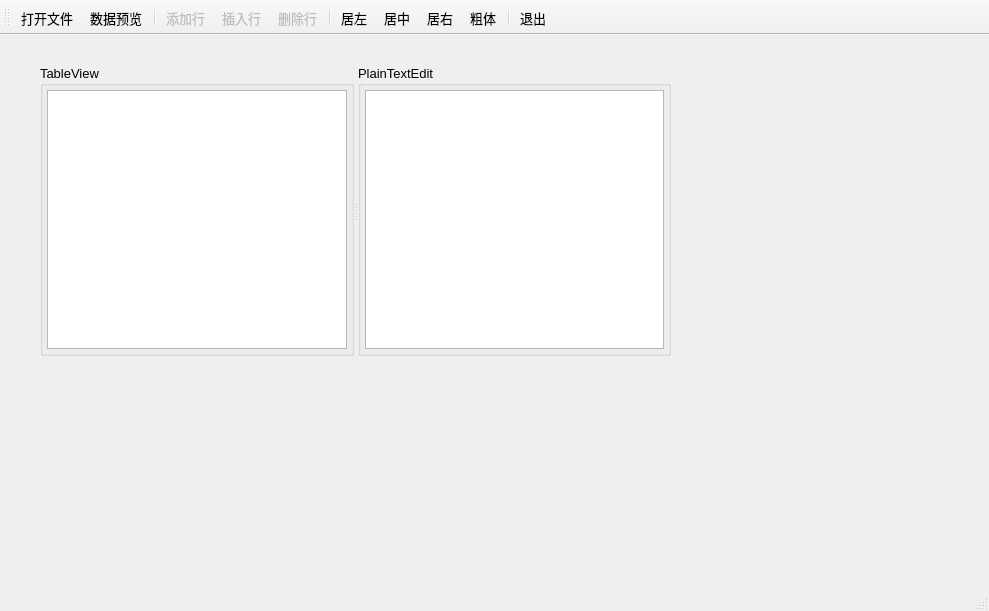
<?xml version="1.0" encoding="UTF-8"?>
<ui version="4.0">
 <class>MainWindow</class>
 <widget class="QMainWindow" name="MainWindow">
  <property name="geometry">
   <rect>
    <x>0</x>
    <y>0</y>
    <width>989</width>
    <height>611</height>
   </rect>
  </property>
  <property name="font">
   <font>
    <pointsize>10</pointsize>
   </font>
  </property>
  <property name="windowTitle">
   <string>QStandardItemModel和QTableView</string>
  </property>
  <widget class="QWidget" name="centralWidget">
   <widget class="QSplitter" name="splitter">
    <property name="geometry">
     <rect>
      <x>40</x>
      <y>30</y>
      <width>631</width>
      <height>291</height>
     </rect>
    </property>
    <property name="orientation">
     <enum>Qt::Horizontal</enum>
    </property>
    <widget class="QGroupBox" name="groupBox">
     <property name="title">
      <string>TableView</string>
     </property>
     <layout class="QVBoxLayout" name="verticalLayout">
      <property name="leftMargin">
       <number>4</number>
      </property>
      <property name="topMargin">
       <number>4</number>
      </property>
      <property name="rightMargin">
       <number>4</number>
      </property>
      <property name="bottomMargin">
       <number>4</number>
      </property>
      <item>
       <widget class="QTableView" name="tableView">
        <property name="alternatingRowColors">
         <bool>true</bool>
        </property>
        <property name="sortingEnabled">
         <bool>true</bool>
        </property>
       </widget>
      </item>
     </layout>
    </widget>
    <widget class="QGroupBox" name="groupBox_2">
     <property name="title">
      <string>PlainTextEdit</string>
     </property>
     <layout class="QVBoxLayout" name="verticalLayout_2">
      <property name="leftMargin">
       <number>4</number>
      </property>
      <property name="topMargin">
       <number>4</number>
      </property>
      <property name="rightMargin">
       <number>4</number>
      </property>
      <property name="bottomMargin">
       <number>4</number>
      </property>
      <item>
       <widget class="QPlainTextEdit" name="plainTextEdit">
        <property name="lineWrapMode">
         <enum>QPlainTextEdit::NoWrap</enum>
        </property>
       </widget>
      </item>
     </layout>
    </widget>
   </widget>
  </widget>
  <widget class="QToolBar" name="mainToolBar">
   <property name="toolButtonStyle">
    <enum>Qt::ToolButtonTextUnderIcon</enum>
   </property>
   <attribute name="toolBarArea">
    <enum>TopToolBarArea</enum>
   </attribute>
   <attribute name="toolBarBreak">
    <bool>false</bool>
   </attribute>
   <addaction name="actOpen"/>
   <addaction name="actModelData"/>
   <addaction name="separator"/>
   <addaction name="actAppend"/>
   <addaction name="actInsert"/>
   <addaction name="actDelete"/>
   <addaction name="separator"/>
   <addaction name="actAlignLeft"/>
   <addaction name="actAlignCenter"/>
   <addaction name="actAlignRight"/>
   <addaction name="actFontBold"/>
   <addaction name="separator"/>
   <addaction name="actExit"/>
  </widget>
  <widget class="QStatusBar" name="statusBar"/>
  <action name="actOpen">
   <property name="icon">
    <iconset resource="res.qrc">
     <normaloff>:/images/icons/open.bmp</normaloff>:/images/icons/open.bmp</iconset>
   </property>
   <property name="text">
    <string>打开文件</string>
   </property>
   <property name="toolTip">
    <string>打开文件</string>
   </property>
  </action>
  <action name="actSave">
   <property name="enabled">
    <bool>false</bool>
   </property>
   <property name="icon">
    <iconset resource="res.qrc">
     <normaloff>:/images/icons/save.bmp</normaloff>:/images/icons/save.bmp</iconset>
   </property>
   <property name="text">
    <string>另存文件</string>
   </property>
   <property name="toolTip">
    <string>表格内容另存为文件</string>
   </property>
  </action>
  <action name="actAppend">
   <property name="enabled">
    <bool>false</bool>
   </property>
   <property name="icon">
    <iconset resource="res.qrc">
     <normaloff>:/images/icons/append.bmp</normaloff>:/images/icons/append.bmp</iconset>
   </property>
   <property name="text">
    <string>添加行</string>
   </property>
   <property name="toolTip">
    <string>添加一行</string>
   </property>
  </action>
  <action name="actInsert">
   <property name="enabled">
    <bool>false</bool>
   </property>
   <property name="icon">
    <iconset resource="res.qrc">
     <normaloff>:/images/icons/306.bmp</normaloff>:/images/icons/306.bmp</iconset>
   </property>
   <property name="text">
    <string>插入行</string>
   </property>
   <property name="toolTip">
    <string>插入一行</string>
   </property>
  </action>
  <action name="actDelete">
   <property name="enabled">
    <bool>false</bool>
   </property>
   <property name="icon">
    <iconset resource="res.qrc">
     <normaloff>:/images/icons/delete.bmp</normaloff>:/images/icons/delete.bmp</iconset>
   </property>
   <property name="text">
    <string>删除行</string>
   </property>
   <property name="toolTip">
    <string>删除当前行</string>
   </property>
  </action>
  <action name="actExit">
   <property name="icon">
    <iconset resource="res.qrc">
     <normaloff>:/images/icons/exit.bmp</normaloff>:/images/icons/exit.bmp</iconset>
   </property>
   <property name="text">
    <string>退出</string>
   </property>
   <property name="toolTip">
    <string>退出</string>
   </property>
  </action>
  <action name="actModelData">
   <property name="icon">
    <iconset resource="res.qrc">
     <normaloff>:/images/icons/export1.bmp</normaloff>:/images/icons/export1.bmp</iconset>
   </property>
   <property name="text">
    <string>数据预览</string>
   </property>
   <property name="toolTip">
    <string>模型数据显示到文本框里</string>
   </property>
  </action>
  <action name="actAlignLeft">
   <property name="icon">
    <iconset resource="res.qrc">
     <normaloff>:/images/icons/508.bmp</normaloff>:/images/icons/508.bmp</iconset>
   </property>
   <property name="text">
    <string>居左</string>
   </property>
   <property name="toolTip">
    <string>文字左对齐</string>
   </property>
  </action>
  <action name="actAlignCenter">
   <property name="icon">
    <iconset resource="res.qrc">
     <normaloff>:/images/icons/510.bmp</normaloff>:/images/icons/510.bmp</iconset>
   </property>
   <property name="text">
    <string>居中</string>
   </property>
   <property name="toolTip">
    <string>文字居中</string>
   </property>
  </action>
  <action name="actAlignRight">
   <property name="icon">
    <iconset resource="res.qrc">
     <normaloff>:/images/icons/512.bmp</normaloff>:/images/icons/512.bmp</iconset>
   </property>
   <property name="text">
    <string>居右</string>
   </property>
   <property name="toolTip">
    <string>文字右对齐</string>
   </property>
  </action>
  <action name="actFontBold">
   <property name="checkable">
    <bool>true</bool>
   </property>
   <property name="icon">
    <iconset resource="res.qrc">
     <normaloff>:/images/icons/500.bmp</normaloff>:/images/icons/500.bmp</iconset>
   </property>
   <property name="text">
    <string>粗体</string>
   </property>
   <property name="toolTip">
    <string>粗体字体</string>
   </property>
  </action>
 </widget>
 <layoutdefault spacing="6" margin="11"/>
 <resources>
  <include location="res.qrc"/>
 </resources>
 <connections>
  <connection>
   <sender>actExit</sender>
   <signal>triggered()</signal>
   <receiver>MainWindow</receiver>
   <slot>close()</slot>
   <hints>
    <hint type="sourcelabel">
     <x>-1</x>
     <y>-1</y>
    </hint>
    <hint type="destinationlabel">
     <x>433</x>
     <y>266</y>
    </hint>
   </hints>
  </connection>
 </connections>
</ui>
